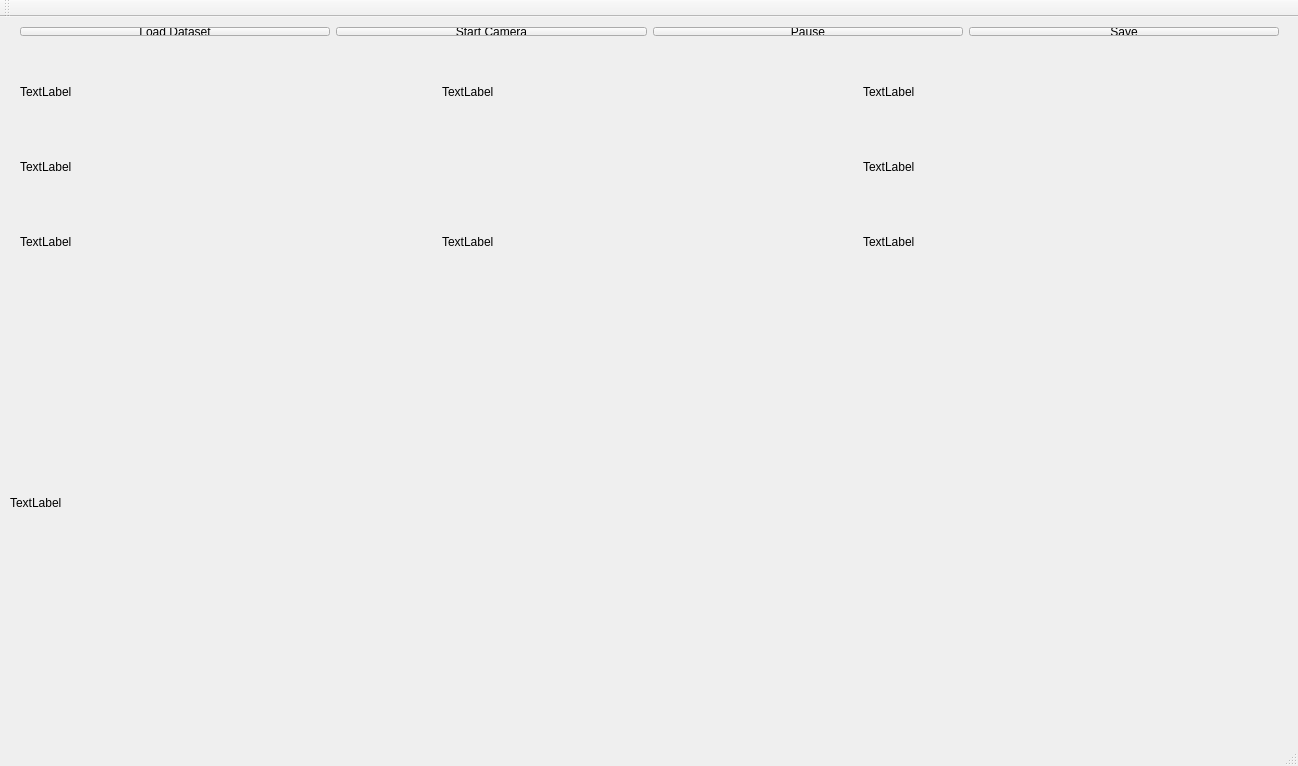
<?xml version="1.0" encoding="UTF-8"?>
<ui version="4.0">
 <class>MainWindow</class>
 <widget class="QMainWindow" name="MainWindow">
  <property name="geometry">
   <rect>
    <x>0</x>
    <y>0</y>
    <width>1298</width>
    <height>766</height>
   </rect>
  </property>
  <property name="windowTitle">
   <string>MainWindow</string>
  </property>
  <widget class="QWidget" name="centralWidget">
   <widget class="QWidget" name="gridLayoutWidget">
    <property name="geometry">
     <rect>
      <x>9</x>
      <y>29</y>
      <width>1281</width>
      <height>241</height>
     </rect>
    </property>
    <layout class="QGridLayout" name="gridLayout">
     <item row="2" column="2">
      <widget class="QLabel" name="imDisplay9">
       <property name="text">
        <string>TextLabel</string>
       </property>
      </widget>
     </item>
     <item row="0" column="2">
      <widget class="QLabel" name="imDisplay3">
       <property name="text">
        <string>TextLabel</string>
       </property>
      </widget>
     </item>
     <item row="1" column="2">
      <widget class="QLabel" name="imDisplay6">
       <property name="text">
        <string>TextLabel</string>
       </property>
      </widget>
     </item>
     <item row="0" column="1">
      <widget class="QLabel" name="imDisplay2">
       <property name="text">
        <string>TextLabel</string>
       </property>
      </widget>
     </item>
     <item row="2" column="1">
      <widget class="QLabel" name="imDisplay8">
       <property name="text">
        <string>TextLabel</string>
       </property>
      </widget>
     </item>
     <item row="1" column="0">
      <widget class="QLabel" name="imDisplay4">
       <property name="text">
        <string>TextLabel</string>
       </property>
      </widget>
     </item>
     <item row="0" column="0">
      <widget class="QLabel" name="imDisplay1">
       <property name="text">
        <string>TextLabel</string>
       </property>
      </widget>
     </item>
     <item row="2" column="0">
      <widget class="QLabel" name="imDisplay7">
       <property name="text">
        <string>TextLabel</string>
       </property>
      </widget>
     </item>
    </layout>
   </widget>
   <widget class="QWidget" name="horizontalLayoutWidget">
    <property name="geometry">
     <rect>
      <x>9</x>
      <y>-1</y>
      <width>1281</width>
      <height>31</height>
     </rect>
    </property>
    <layout class="QHBoxLayout" name="horizontalLayout">
     <item>
      <widget class="QPushButton" name="loadDataSet">
       <property name="text">
        <string>Load Dataset</string>
       </property>
      </widget>
     </item>
     <item>
      <widget class="QPushButton" name="camera">
       <property name="text">
        <string>Start Camera</string>
       </property>
      </widget>
     </item>
     <item>
      <widget class="QPushButton" name="pause">
       <property name="text">
        <string>Pause</string>
       </property>
      </widget>
     </item>
     <item>
      <widget class="QPushButton" name="save">
       <property name="text">
        <string>Save</string>
       </property>
      </widget>
     </item>
    </layout>
   </widget>
   <widget class="QLabel" name="imDisplay5">
    <property name="geometry">
     <rect>
      <x>10</x>
      <y>270</y>
      <width>1281</width>
      <height>431</height>
     </rect>
    </property>
    <property name="text">
     <string>TextLabel</string>
    </property>
   </widget>
  </widget>
  <widget class="QMenuBar" name="menuBar">
   <property name="geometry">
    <rect>
     <x>0</x>
     <y>0</y>
     <width>1298</width>
     <height>20</height>
    </rect>
   </property>
  </widget>
  <widget class="QToolBar" name="mainToolBar">
   <attribute name="toolBarArea">
    <enum>TopToolBarArea</enum>
   </attribute>
   <attribute name="toolBarBreak">
    <bool>false</bool>
   </attribute>
  </widget>
  <widget class="QStatusBar" name="statusBar"/>
 </widget>
 <layoutdefault spacing="6" margin="11"/>
 <resources/>
 <connections/>
</ui>
